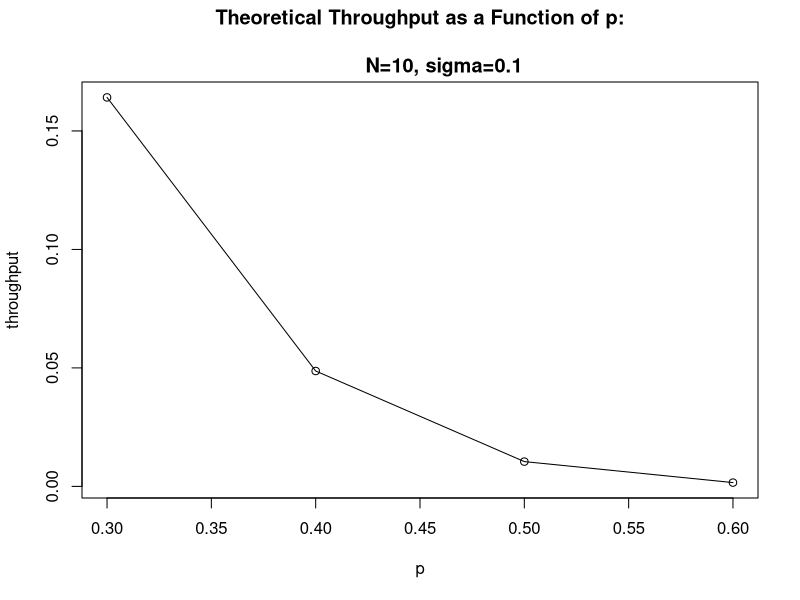

R code for this plot:
# constants
THINKING <- 0
BACKLOGGED <- 1

calc_throughput = function(n,sigma,p){

    states <- c(0:n)

    P <- matrix(0, nrow=n+1, ncol=n+1)

    for (i in (0:n)) {
        for (j in (0:n)) {
            if (j < i - 1) {
                P[i+1, j+1] <- 0
            } else if (j == i - 1) {
                P[i+1, j+1] <- i * p * (1 - p) ^ (i - 1) * (1 - sigma)^(n - i)
            } else if (j == i) {
                P[i+1, j+1] <- (1 - sigma) ^ (n - i) * (1 - i * p * (1 - p) ^ (i - 1)) + (n - i) * sigma * (1 - sigma) ^ (n - i - 1) * (1 - p) ^ i
            } else if (j == i + 1) {
                P[i+1, j+1] <- (n - i) * sigma * (1 - sigma) ^ (n - i - 1) * (1 - (1 - p) ^ i)
            } else if (j > i + 1) {
                P[i+1, j+1] <- dim(combn(n - i, j - i))[2] * sigma ^ (j - i) * (1 - sigma) ^ (n - j)
            }
        }
    }

    state <- 0
    num_suc_trans <- 0

    E <- matrix(1, nrow=n+1, ncol=n+1)
    I <- diag(n + 1)
    vec <- rep(1, n + 1)
    inverse <- solve(P + E - I)
    Pi <- c()
    for (i in (0:n+1)) { # even starting from 0 index start from 1
        Pi <- c(Pi, sum(inverse[,i]))
    }

    theo_throughput <- 0
    for (i in (0:n)) {
        p_suc <- (n - i) * sigma * (1 - sigma) ^ (n - i - 1) * (1 - p) ^ (i) + i * p * (1 - p) ^ (i - 1) * (1 - sigma) ^ (n - i)
        theo_throughput <- theo_throughput + (p_suc * Pi[i + 1])
    }

    print(paste("Theoretical throughput", theo_throughput))
    theo_throughput
}

#B) Plot the theoretical throughput as a function of sigma
# 𝑁 = 10 and 𝑝 = 0.3, 𝑝 = 0.4, 𝑝 = 0.5, and 𝑝 = 0.6. 
# How do you explain the evolution of the throughput with these two parameters?

throughputs = c()

throughputs = c(throughputs,calc_throughput(10,0.1,0.3))
throughputs = c(throughputs,calc_throughput(10,0.1,0.4))
throughputs = c(throughputs,calc_throughput(10,0.1,0.5))
throughputs = c(throughputs,calc_throughput(10,0.1,0.6))

pvec = c(0.3,0.4,0.5,0.6);

plot(pvec, throughputs, main="Theoretical Throughput as a Function of p:\n
        N=10, sigma=0.1", xlab="p", ylab="throughput", type="o")

# throughput should decrease because backlogged users will be more likely to transmit
# and therefore to collide
